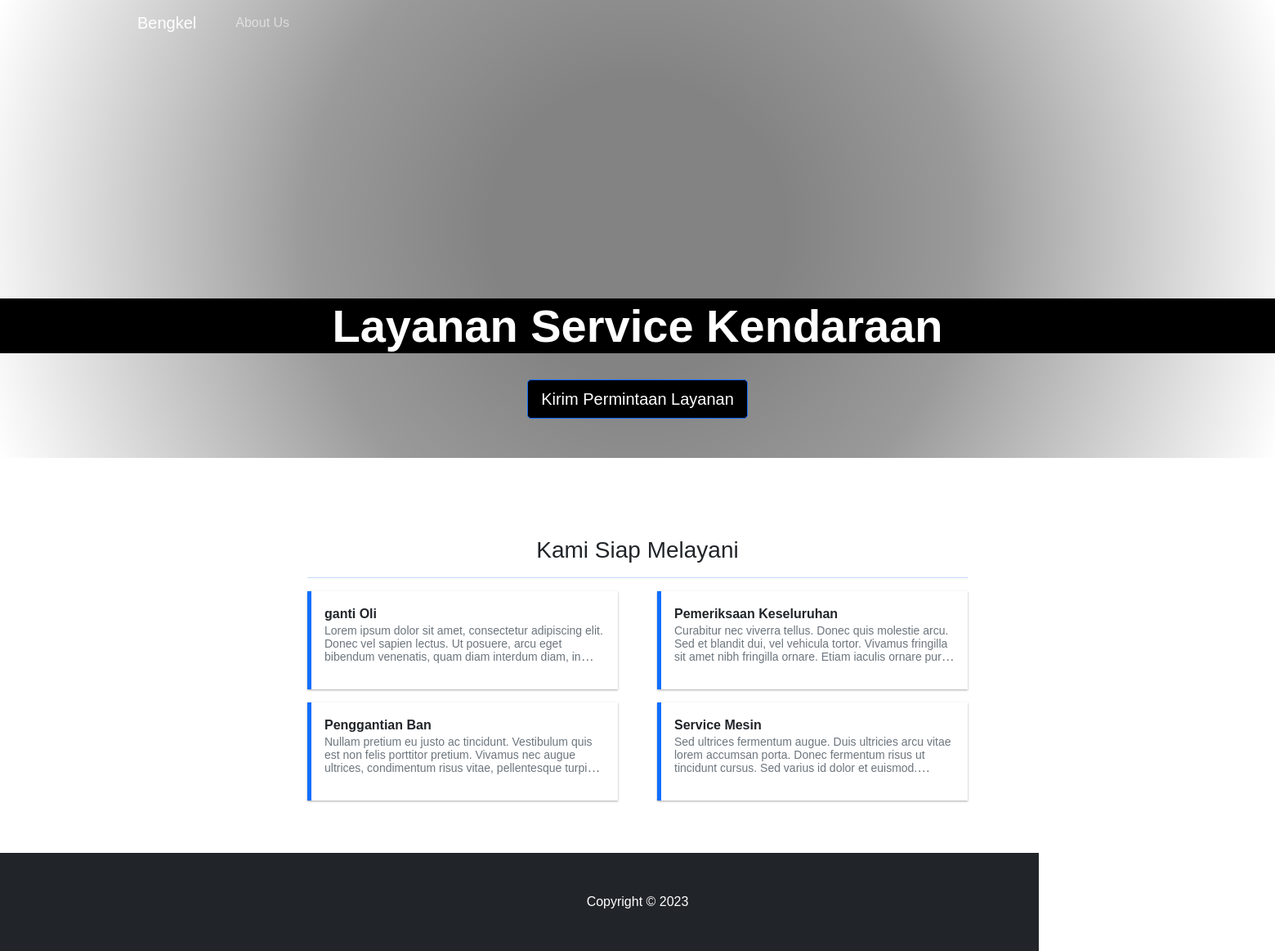
The page / on the database its author committed.
### tables this page shows
CREATE TABLE `service_list` (
  `id` int(30) NOT NULL,
  `service` text NOT NULL,
  `description` text NOT NULL,
  `status` tinyint(4) NOT NULL DEFAULT 1,
  `date_created` datetime NOT NULL DEFAULT current_timestamp()
);

### classes/DBConnection.php (called while the page is built, shortened)
<?php
class DBConnection{
    private $host = DB_SERVER;
    private $username = DB_USERNAME;
    private $password = DB_PASSWORD;
    private $database = DB_NAME;
    public $conn;
    public function __construct(){
        if (!isset($this->conn)) {
            $this->conn = new mysqli($this->host, $this->username, $this->password, $this->database);
        }
    }
}
?>

### classes/SystemSettings.php (called while the page is built, shortened)
<?php
class SystemSettings extends DBConnection{
	function info($field=''){
		if(!empty($field)){
			if(isset($_SESSION['system_info'][$field]))
				return $_SESSION['system_info'][$field];
			else
				return false;
		}else{
			return false;
		}
	}
}
$_settings = new SystemSettings();
?>

### home.php (the view, shortened to what this page needs)
 <header class="bg-dark py-5" id="main-header">
    <div class="container h-100 d-flex align-items-end justify-content-center w-100">
        <div class="text-center text-white w-100">
            <h1 class="display-4 fw-bolder" style="font-family: Arial, Helvetica, sans-serif; background-color:black; margin: 0 -500%; padding: 0 500% !important;"><?php echo $_settings->info('name') ?></h1><br>
            <div class="col-auto mt-2">
                <button class="btn btn-primary btn-lg rounded-10" id="send_request" type="button" style="font-family: Arial, Helvetica, sans-serif; background-color:black">Kirim Permintaan Layanan</button>
            </div>
        </div>
    </div>
</header>
<section class="py-5">
    <div class="container px-4 px-lg-5 mt-5">
        <div class="row" style="justify-content: center; display: flex;">
            <div class="col-md-8" style="font-family: Arial, Helvetica, sans-serif;">
                <h3 class="text-center">Kami Siap Melayani</h3>
                <hr class="bg-primary opacity-100">
                <div class="row gx-4 gx-lg-5 row-cols-1 row-cols-sm-1 row-cols-md-2 row-cols-xl-2" id="service_list">
                    <?php
                    $services = $conn->query("SELECT * FROM `service_list` where status = 1 order by `service`");
                    while($row= $services->fetch_assoc()):
                        $row['description'] = strip_tags(html_entity_decode(stripslashes($row['description'])));
                    ?>
                    <a class="col item text-decoration-none text-dark view_service" href="javascript:void(0)" data-id="<?php echo $row['id'] ?>">
                        <div class="callout callout-primary border-primary rounded-0">
                            <dl>
                                <dt><?php echo $row['service'] ?></dt>
                                <dd class="truncate-3 text-muted lh-1"><small><?php echo $row['description'] ?></small></dd>
                            </dl>
                        </div>
                    </a>
                    <?php endwhile; ?>
                </div>
            </div>
        </div>
    </div>
</section>

### rows shown on the page
service_list: service "ganti Oli", description "Lorem ipsum dolor sit amet, consectetur adipiscing elit. Donec vel sapien lectus. Ut posuere, arcu eget bibendum venenatis, quam diam interdum diam,…"
service_list: service "Pemeriksaan Keseluruhan", description "Curabitur nec viverra tellus. Donec quis molestie arcu. Sed et blandit dui, vel vehicula tortor. Vivamus fringilla sit amet nibh fringilla ornare. Etiam iaculis ornare…"
service_list: service "Penggantian Ban", description "Nullam pretium eu justo ac tincidunt. Vestibulum quis est non felis porttitor pretium. Vivamus nec augue ultrices, condimentum risus vitae, pellentesque…"
service_list: service "Service Mesin", description "Sed ultrices fermentum augue. Duis ultricies arcu vitae lorem accumsan porta. Donec fermentum risus ut tincidunt cursus. Sed varius id dolor et…"

### other values the page prints
$_settings->info('short_name') "Bengkel"
$_settings->info('name') "Layanan Service Kendaraan"
